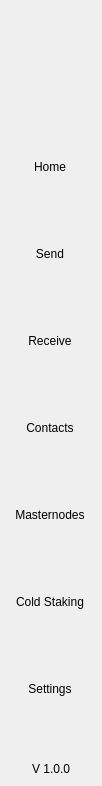
<?xml version="1.0" encoding="UTF-8"?>
<ui version="4.0">
 <class>NavMenuWidget</class>
 <widget class="QWidget" name="NavMenuWidget">
  <property name="geometry">
   <rect>
    <x>0</x>
    <y>0</y>
    <width>102</width>
    <height>786</height>
   </rect>
  </property>
  <property name="windowTitle">
   <string>Form</string>
  </property>
  <property name="styleSheet">
   <string notr="true">padding:0px;
border:none;
margin:0px;</string>
  </property>
  <layout class="QVBoxLayout" name="verticalLayout">
   <property name="spacing">
    <number>0</number>
   </property>
   <property name="leftMargin">
    <number>0</number>
   </property>
   <property name="topMargin">
    <number>0</number>
   </property>
   <property name="rightMargin">
    <number>0</number>
   </property>
   <property name="bottomMargin">
    <number>0</number>
   </property>
   <item>
    <widget class="QWidget" name="navContainer_2" native="true">
     <layout class="QVBoxLayout" name="navContainer" stretch="0,0,0,0">
      <property name="spacing">
       <number>0</number>
      </property>
      <property name="leftMargin">
       <number>0</number>
      </property>
      <property name="topMargin">
       <number>0</number>
      </property>
      <property name="rightMargin">
       <number>0</number>
      </property>
      <property name="bottomMargin">
       <number>10</number>
      </property>
      <item>
       <widget class="QPushButton" name="imgLogo">
        <property name="minimumSize">
         <size>
          <width>0</width>
          <height>120</height>
         </size>
        </property>
        <property name="focusPolicy">
         <enum>Qt::NoFocus</enum>
        </property>
        <property name="text">
         <string/>
        </property>
        <property name="iconSize">
         <size>
          <width>64</width>
          <height>64</height>
         </size>
        </property>
       </widget>
      </item>
      <item>
       <widget class="QScrollArea" name="scrollAreaNav">
        <property name="sizePolicy">
         <sizepolicy hsizetype="Expanding" vsizetype="Expanding">
          <horstretch>0</horstretch>
          <verstretch>0</verstretch>
         </sizepolicy>
        </property>
        <property name="minimumSize">
         <size>
          <width>0</width>
          <height>0</height>
         </size>
        </property>
        <property name="styleSheet">
         <string notr="true">QScrollBar {
height:0px;
 width:0px;
}

#scrollAreaNav{
background-color:transparent;
}</string>
        </property>
        <property name="horizontalScrollBarPolicy">
         <enum>Qt::ScrollBarAlwaysOff</enum>
        </property>
        <property name="sizeAdjustPolicy">
         <enum>QAbstractScrollArea::AdjustToContents</enum>
        </property>
        <property name="widgetResizable">
         <bool>true</bool>
        </property>
        <property name="alignment">
         <set>Qt::AlignLeading|Qt::AlignLeft|Qt::AlignTop</set>
        </property>
        <widget class="QWidget" name="scrollAreaNavVert">
         <property name="geometry">
          <rect>
           <x>0</x>
           <y>0</y>
           <width>100</width>
           <height>640</height>
          </rect>
         </property>
         <property name="sizePolicy">
          <sizepolicy hsizetype="Preferred" vsizetype="Expanding">
           <horstretch>0</horstretch>
           <verstretch>0</verstretch>
          </sizepolicy>
         </property>
         <property name="minimumSize">
          <size>
           <width>0</width>
           <height>0</height>
          </size>
         </property>
         <property name="autoFillBackground">
          <bool>false</bool>
         </property>
         <property name="styleSheet">
          <string notr="true">#scrollAreaNavVert{
background-color:transparent;
}</string>
         </property>
         <layout class="QVBoxLayout" name="verticalLayout_3">
          <property name="spacing">
           <number>0</number>
          </property>
          <property name="sizeConstraint">
           <enum>QLayout::SetDefaultConstraint</enum>
          </property>
          <property name="leftMargin">
           <number>0</number>
          </property>
          <property name="topMargin">
           <number>0</number>
          </property>
          <property name="rightMargin">
           <number>0</number>
          </property>
          <property name="bottomMargin">
           <number>0</number>
          </property>
          <item>
           <widget class="QToolButton" name="btnDashboard">
            <property name="minimumSize">
             <size>
              <width>100</width>
              <height>80</height>
             </size>
            </property>
            <property name="text">
             <string>Home</string>
            </property>
            <property name="iconSize">
             <size>
              <width>32</width>
              <height>32</height>
             </size>
            </property>
            <property name="checkable">
             <bool>true</bool>
            </property>
            <property name="checked">
             <bool>true</bool>
            </property>
            <property name="autoExclusive">
             <bool>true</bool>
            </property>
           </widget>
          </item>
          <item>
           <widget class="QToolButton" name="btnSend">
            <property name="minimumSize">
             <size>
              <width>100</width>
              <height>80</height>
             </size>
            </property>
            <property name="text">
             <string>Send</string>
            </property>
            <property name="iconSize">
             <size>
              <width>32</width>
              <height>32</height>
             </size>
            </property>
            <property name="checkable">
             <bool>true</bool>
            </property>
            <property name="autoExclusive">
             <bool>true</bool>
            </property>
           </widget>
          </item>
          <item>
           <widget class="QToolButton" name="btnReceive">
            <property name="minimumSize">
             <size>
              <width>100</width>
              <height>80</height>
             </size>
            </property>
            <property name="text">
             <string>Receive</string>
            </property>
            <property name="checkable">
             <bool>true</bool>
            </property>
            <property name="autoExclusive">
             <bool>true</bool>
            </property>
           </widget>
          </item>
          <item>
           <widget class="QToolButton" name="btnAddress">
            <property name="minimumSize">
             <size>
              <width>100</width>
              <height>80</height>
             </size>
            </property>
            <property name="text">
             <string>Contacts</string>
            </property>
            <property name="iconSize">
             <size>
              <width>32</width>
              <height>32</height>
             </size>
            </property>
            <property name="checkable">
             <bool>true</bool>
            </property>
            <property name="autoExclusive">
             <bool>true</bool>
            </property>
           </widget>
          </item>
          <item>
           <widget class="QToolButton" name="btnMaster">
            <property name="minimumSize">
             <size>
              <width>100</width>
              <height>80</height>
             </size>
            </property>
            <property name="text">
             <string>Masternodes</string>
            </property>
            <property name="iconSize">
             <size>
              <width>32</width>
              <height>32</height>
             </size>
            </property>
            <property name="checkable">
             <bool>true</bool>
            </property>
            <property name="autoExclusive">
             <bool>true</bool>
            </property>
           </widget>
          </item>
          <item>
           <widget class="QToolButton" name="btnColdStaking">
            <property name="minimumSize">
             <size>
              <width>100</width>
              <height>80</height>
             </size>
            </property>
            <property name="text">
             <string>Cold Staking</string>
            </property>
            <property name="iconSize">
             <size>
              <width>32</width>
              <height>32</height>
             </size>
            </property>
            <property name="checkable">
             <bool>true</bool>
            </property>
            <property name="autoExclusive">
             <bool>true</bool>
            </property>
           </widget>
          </item>
          <item>
           <widget class="QToolButton" name="btnSettings">
            <property name="minimumSize">
             <size>
              <width>100</width>
              <height>80</height>
             </size>
            </property>
            <property name="text">
             <string>Settings</string>
            </property>
            <property name="iconSize">
             <size>
              <width>32</width>
              <height>32</height>
             </size>
            </property>
            <property name="checkable">
             <bool>true</bool>
            </property>
            <property name="autoExclusive">
             <bool>true</bool>
            </property>
           </widget>
          </item>
         </layout>
        </widget>
       </widget>
      </item>
      <item>
       <spacer name="verticalSpacer">
        <property name="orientation">
         <enum>Qt::Vertical</enum>
        </property>
        <property name="sizeType">
         <enum>QSizePolicy::Minimum</enum>
        </property>
        <property name="sizeHint" stdset="0">
         <size>
          <width>20</width>
          <height>20</height>
         </size>
        </property>
       </spacer>
      </item>
      <item alignment="Qt::AlignHCenter">
       <widget class="QLabel" name="labelVersion">
        <property name="maximumSize">
         <size>
          <width>16777215</width>
          <height>60</height>
         </size>
        </property>
        <property name="text">
         <string>V 1.0.0</string>
        </property>
        <property name="alignment">
         <set>Qt::AlignBottom|Qt::AlignHCenter</set>
        </property>
       </widget>
      </item>
     </layout>
    </widget>
   </item>
  </layout>
 </widget>
 <resources/>
 <connections/>
</ui>
